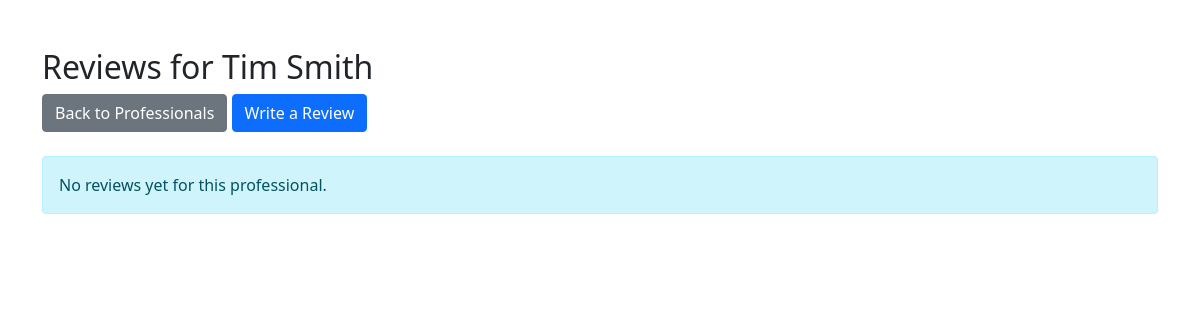
The app's page /reviews/1, older data.
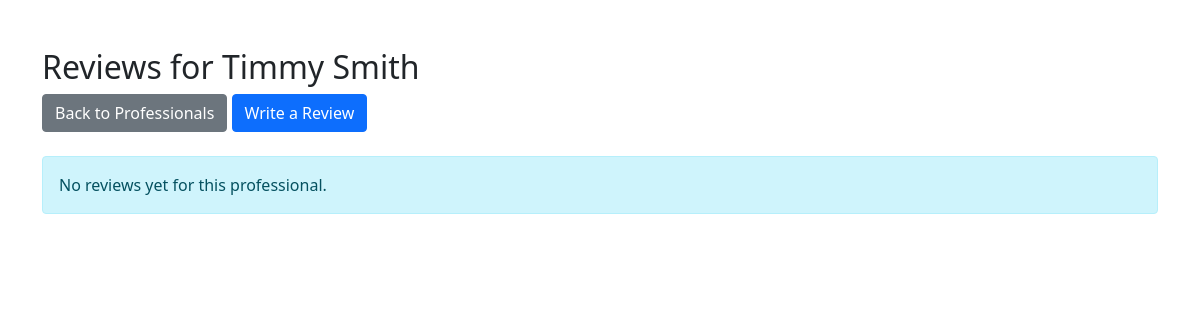
The same page, newer data.
### tables this page shows
CREATE TABLE users (
                id INTEGER PRIMARY KEY AUTOINCREMENT,
                first_name VARCHAR2(25) NOT NULL,
                middle_name VARCHAR2(15),
                last_name VARCHAR2(25) NOT NULL,
                gender CHAR(1) CHECK (gender IN ('M','F','O')) NOT NULL,
                phone_number VARCHAR2(12) NOT NULL,
                email VARCHAR2(50) NOT NULL,
                password VARCHAR2(50) NOT NULL,
                street_number VARCHAR2(10),
                street_name VARCHAR2(35),
                town VARCHAR2(30),
                state CHAR(2),
                zip_code NUMBER(5),
                user_type VARCHAR2(20) CHECK (user_type IN ('customer','professional')) DEFAULT 'customer'
            );

### app.py (the view)
@app.route('/reviews/<professional_id>')
def view_reviews(professional_id):
    try:
        professional = get_professional_by_id(professional_id)
        if not professional:
            flash("Professional not found", "danger")
            return redirect(url_for('professionals'))
        conn = sqlite3.connect('database.db')
        conn.row_factory = sqlite3.Row
        c = conn.cursor()
        c.execute("""
            SELECT r.*, u.first_name, u.last_name
            FROM reviews r
            JOIN users u ON r.customer_id = u.id
            WHERE r.professional_id = ?
            ORDER BY r.id DESC
        """, (professional_id,))
        reviews = [dict(row) for row in c.fetchall()]
        return render_template('reviews.html', professional=professional, reviews=reviews)
    except sqlite3.Error as e:
        print(f"Error retrieving reviews: {e}")
        flash("An error occurred while retrieving reviews", "danger")
        return redirect(url_for('professionals'))
    finally:
        if conn:
            conn.close()

### app.py (called while the page is built)
def get_professional_by_id(professional_id):
    try:
        conn = sqlite3.connect('database.db')
        conn.row_factory = sqlite3.Row
        c = conn.cursor()
        c.execute("""
            SELECT professionals.*, users.*
            FROM professionals
            JOIN users ON professionals.user_id = users.id
            WHERE professionals.id = ?
        """, (professional_id,))
        row = c.fetchone()
        return dict(row) if row else None
    except sqlite3.Error as e:
        print(f"Error retrieving professional: {e}")
        return None
    finally:
        if conn:
            conn.close()

### templates/reviews.html (shortened to what this page needs)
<!DOCTYPE html>
<html lang="en">
<head>
    <link href="https://cdn.jsdelivr.net/npm/bootstrap@5.1.3/dist/css/bootstrap.min.css" rel="stylesheet">
    <link rel="stylesheet" href="https://cdnjs.cloudflare.com/ajax/libs/font-awesome/5.15.4/css/all.min.css">
</head>
<body>
    <div class="container mt-5">
        <div class="row mb-4">
            <div class="col-md-12">
                <h2>Reviews for {{ professional.first_name }} {{ professional.last_name }}</h2>
                <a href="{{ url_for('professionals') }}" class="btn btn-secondary">Back to Professionals</a>
                <a href="{{ url_for('submit_review', professional_id=professional.id) }}" class="btn btn-primary">Write a Review</a>
            </div>
        </div>
        {% if reviews %}
            <div class="row">
                {% for review in reviews %}
                    <div class="col-md-12 mb-3">
                        <div class="card">
                            <div class="card-header d-flex justify-content-between align-items-center">
                                <div>
                                    <strong>{{ review.first_name }} {{ review.last_name }}</strong>
                                </div>
                                <div class="text-warning">
                                    {% for i in range(review.rating) %}
                                        <i class="fas fa-star"></i>
                                    {% endfor %}
                                </div>
                            </div>
                            <div class="card-body">
                                <p class="card-text">{{ review.comment }}</p>
                            </div>
                        </div>
                    </div>
                {% endfor %}
            </div>
        {% else %}
            <div class="alert alert-info">
                No reviews yet for this professional.
            </div>
        {% endif %}
    </div>
</body>
</html>

Row changes from the older to the newer data that the page shows:
changed users "Smith": first_name "Tim" → "Timmy"
